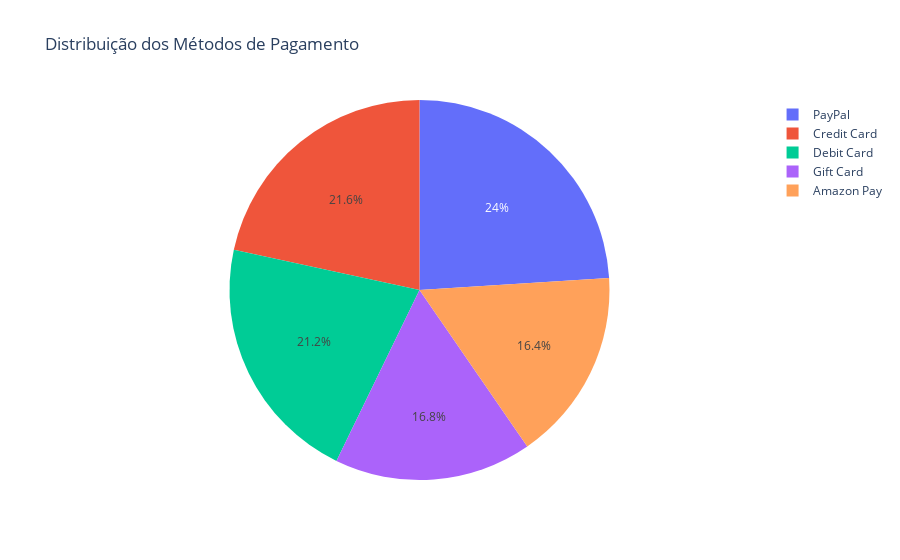

Notebook code for this chart:
### Code cell
pagamentos=df_Amazon['Payment Method'].value_counts()
fig=px.pie(names=pagamentos.index,
           values=pagamentos.values,
           title='Distribuição dos Métodos de Pagamento')
fig.show()

### Figure 1 — Plotly figure (JSON) as saved in the notebook; plotly's stock layout.template omitted (floating-point values rounded to 4 significant figures)
{"data": [{"domain": {"x": [0, 1], "y": [0, 1]}, "hovertemplate": "label=%{label}<br>value=%{value}<extra></extra>", "labels": ["PayPal", "Credit Card", "Debit Card", "Gift Card", "Amazon Pay"], "legendgroup": "", "name": "", "showlegend": true, "type": "pie", "values": [60, 54, 53, 42, 41]}], "layout": {"legend": {"tracegroupgap": 0}, "title": {"text": "Distribuição dos Métodos de Pagamento"}}}
